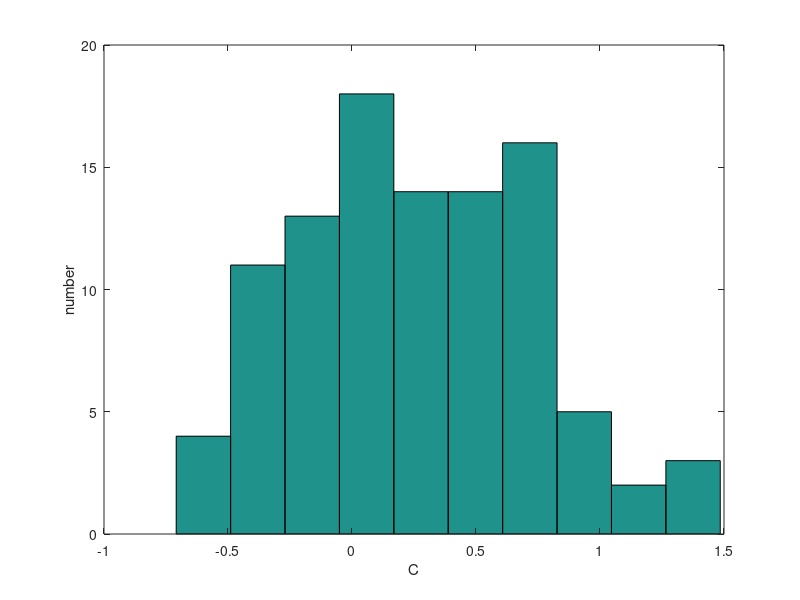
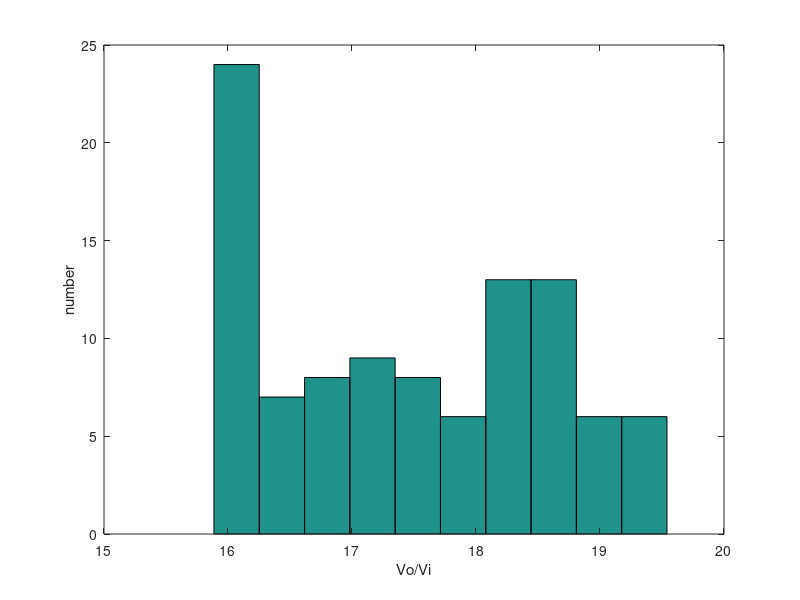

Recreate these plots in MATLAB, in order.

set(0,'DefaultFigureWindowStyle','docked')
clc 
clear
R1=1;
R2=2;
L=0.2;
R3=10;
a=100;
R4=0.1;
R0=1000;
G1=1/R1;
G2=1/R2;
G3=1/R3;
G4=1/R4;
G0=1/R0;
w=pi;
n=100;
std=0.05;
Cap=0.25 +randn(n,1)*0.5;
V_3=zeros(100,1);
V_5=zeros(100,1);
V1=1;
n=100;
w=pi;
for i=1:n
    G= [ G1 -G1 0 0 0 1 0;
        1 0 0 0 0 0 0; 
        -G1 G1+G2 0 0 0 0 1;
        0 0 -G3 0 0 0 1;
        0 0 0 -G4 G4+G0 0 0;
        0 0 a*G3 -1 0 0 0;
        0 1 -1 0 0 0 0];
    C= [ Cap(i) -Cap(i) 0 0 0 0 0;
        0 0 0 0 0 0 0;
        -Cap(i) Cap(i) 0 0 0 0 0;
        0 0 0 0 0 0 0;
        0 0 0 0 0 0 0;
        0 0 0 0 0 0 0;
        0 0 0 0 0 0 L];
    F= [0; V1; 0; 0;0;0;0];
    H=G+j.*w.*C;
    V=H\F;
    V_3(i)=V(3,:);
    V_5(i)=V(5,:);
end
gain=20*log10(real(V_5)/V1);
figure (4)
hist(Cap,10)
xlabel('C')
ylabel('number')
figure (5) 
hist(gain,10)
xlabel('Vo/Vi')
ylabel('number')